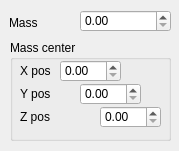
<?xml version="1.0" encoding="UTF-8"?>
<ui version="4.0">
 <class>ridgidBodyPropertyesWidget</class>
 <widget class="QWidget" name="ridgidBodyPropertyesWidget">
  <property name="geometry">
   <rect>
    <x>0</x>
    <y>0</y>
    <width>179</width>
    <height>151</height>
   </rect>
  </property>
  <property name="windowTitle">
   <string>Form</string>
  </property>
  <widget class="QLabel" name="label">
   <property name="geometry">
    <rect>
     <x>9</x>
     <y>12</y>
     <width>71</width>
     <height>21</height>
    </rect>
   </property>
   <property name="text">
    <string>Mass</string>
   </property>
  </widget>
  <widget class="QDoubleSpinBox" name="massSpinBox">
   <property name="geometry">
    <rect>
     <x>80</x>
     <y>10</y>
     <width>91</width>
     <height>22</height>
    </rect>
   </property>
  </widget>
  <widget class="QGroupBox" name="groupBox">
   <property name="geometry">
    <rect>
     <x>10</x>
     <y>40</y>
     <width>161</width>
     <height>101</height>
    </rect>
   </property>
   <property name="title">
    <string>Mass center</string>
   </property>
   <widget class="QDoubleSpinBox" name="massCenterXSpinBox">
    <property name="geometry">
     <rect>
      <x>50</x>
      <y>20</y>
      <width>61</width>
      <height>22</height>
     </rect>
    </property>
   </widget>
   <widget class="QLabel" name="label_2">
    <property name="geometry">
     <rect>
      <x>10</x>
      <y>20</y>
      <width>41</width>
      <height>21</height>
     </rect>
    </property>
    <property name="text">
     <string>X pos</string>
    </property>
   </widget>
   <widget class="QLabel" name="label_3">
    <property name="geometry">
     <rect>
      <x>10</x>
      <y>43</y>
      <width>51</width>
      <height>21</height>
     </rect>
    </property>
    <property name="text">
     <string>Y pos</string>
    </property>
   </widget>
   <widget class="QDoubleSpinBox" name="massCenterYSpinBox">
    <property name="geometry">
     <rect>
      <x>70</x>
      <y>43</y>
      <width>61</width>
      <height>22</height>
     </rect>
    </property>
   </widget>
   <widget class="QLabel" name="label_4">
    <property name="geometry">
     <rect>
      <x>10</x>
      <y>66</y>
      <width>51</width>
      <height>21</height>
     </rect>
    </property>
    <property name="text">
     <string>Z pos</string>
    </property>
   </widget>
   <widget class="QDoubleSpinBox" name="massCenterZSpinBox">
    <property name="geometry">
     <rect>
      <x>90</x>
      <y>66</y>
      <width>61</width>
      <height>22</height>
     </rect>
    </property>
   </widget>
  </widget>
 </widget>
 <resources/>
 <connections/>
</ui>
